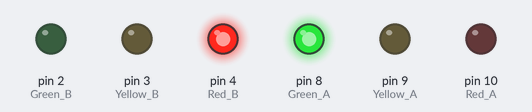
This sketch was run on a simulated Arduino Uno, built with avr-gcc and run on an emulated ATmega328P. On the bench: output pins drawn as LEDs (lit = HIGH).

Above: at 2.0 s.
At 4.5 s:
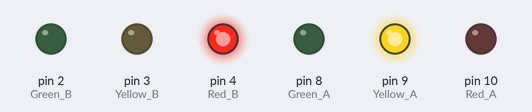
At 7.0 s:
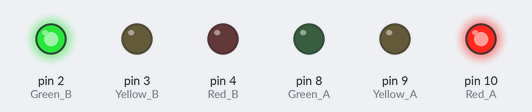
At 9.5 s:
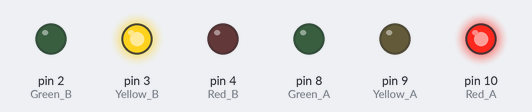
Timing chart, 0 to 13.0 s (numbered marks = the images above):
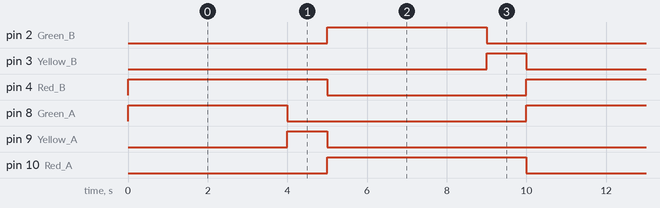

Measured:
- by itself, pin 2 (Green_B), pin 8 (Green_A): alternates HIGH for 4.0 s and LOW for 6.0 s
- by itself, pin 3 (Yellow_B), pin 9 (Yellow_A): alternates HIGH for 1.0 s and LOW for 9.0 s
- by itself, pin 4 (Red_B), pin 10 (Red_A): alternates HIGH for 5.0 s and LOW for 5.0 s

The sketch:

trafficLights.ino
```cpp
void setup() {
  // Road A
  pinMode(8, OUTPUT);  // Green A
  pinMode(9, OUTPUT);  // Yellow A
  pinMode(10, OUTPUT); // Red A

  // Road B
  pinMode(2, OUTPUT);  // Green B
  pinMode(3, OUTPUT);  // Yellow B
  pinMode(4, OUTPUT);  // Red B
}

void loop() {
  // --- Phase 1: Road A green, Road B red ---
  digitalWrite(8, HIGH);   // A Green ON
  digitalWrite(10, LOW);   // A Red OFF
  digitalWrite(4, HIGH);   // B Red ON
  delay(4000);             // 4 sec

  // --- Transition: A yellow ---
  digitalWrite(8, LOW);    // A Green OFF
  digitalWrite(9, HIGH);   // A Yellow ON
  delay(1000);             // 1 sec
  digitalWrite(9, LOW);    // A Yellow OFF

  // --- Phase 2: Road A red, Road B green ---
  digitalWrite(10, HIGH);  // A Red ON
  digitalWrite(4, LOW);    // B Red OFF
  digitalWrite(2, HIGH);   // B Green ON
  delay(4000);             // 4 sec

  // --- Transition: B yellow ---
  digitalWrite(2, LOW);    // B Green OFF
  digitalWrite(3, HIGH);   // B Yellow ON
  delay(1000);             // 1 sec
  digitalWrite(3, LOW);    // B Yellow OFF

  // Loop repeats
}
```
